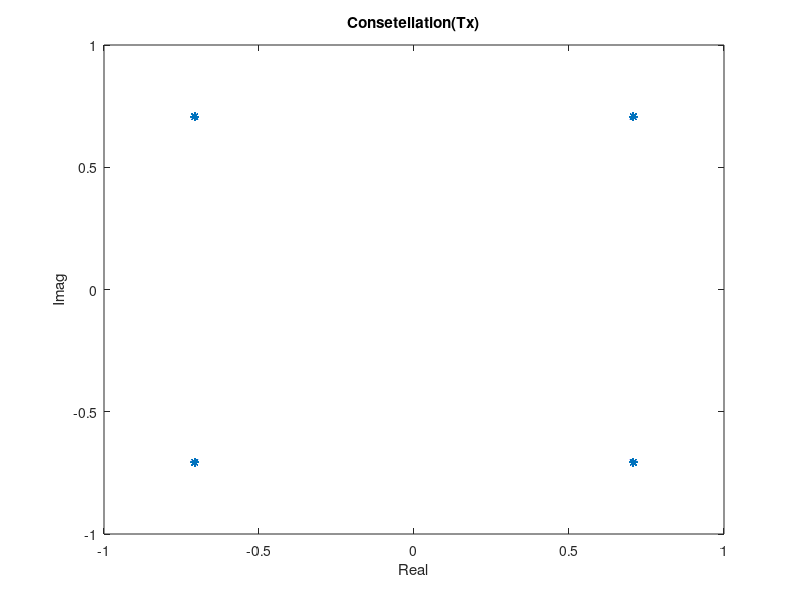
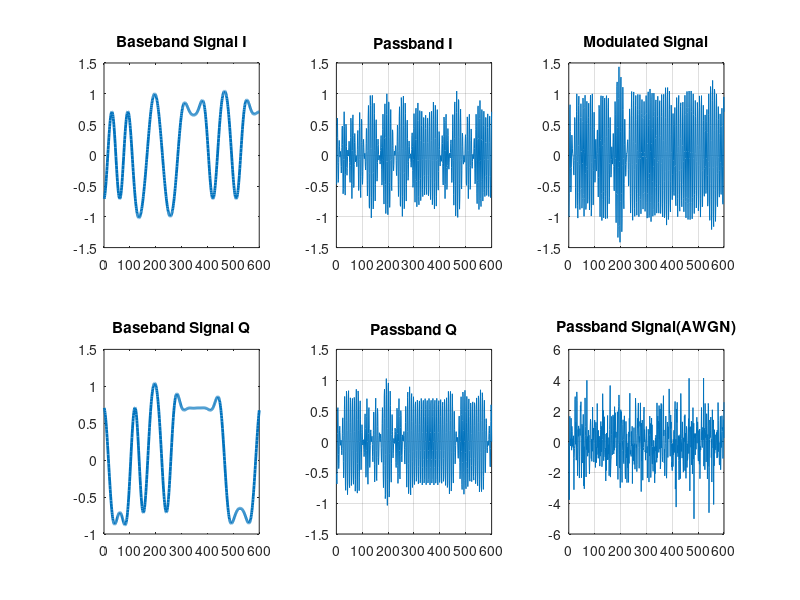

Recreate these plots in MATLAB, in order.
%%%%%%%%%%%%%%%%%%%%%
%%%%% Set up %%%%%%%%
%%%%%%%%%%%%%%%%%%%%%
fs = 15000;                                              % sampling frequency
fc = 2000;
N = 432;                                                % number of bits
const = [(1 + 1i) (1 - 1i) (-1 -1i) (-1 + 1i)]/sqrt(2); % Constellation 1 - QPSK/4-QAM
M = length(const);                                      % Number of symbols in the constellation
bpsymb = log2(M);                                       % Number of bits per symbol
Rs = 500;                                               % Symbol rate [symb/s]
Ts = 1/Rs;                                              % Symbol time [s/symb]
fsfd = fs/Rs;                                           % Number of samples per symbol (choose fs such that fsfd is an integer) [samples/symb]

%%%%%%%%%%%%%%%%%%%%%%
%%%%%%% Transmitter%%%
%%%%%%%%%%%%%%%%%%%%%%%

%%% bits to symbol
bits = randsrc(1,N,[0 1]);                              % Information bits(generate 432 bits)
m_buffer = buffer(bits, bpsymb)';                       % Group bits into bits per symbol
m = bi2de(m_buffer, 'left-msb')'+1;                     % Bits to symbol index
x = const(m);                                           % Look up symbols using the indices
x_i = real(x);
x_q = imag(x);
% Plot
figure(1);
plot (x_i, x_q,' *');
xlabel ('Real');
ylabel ('Imag' );
title('Consetellation(Tx)')
%x = awgn(x,15);                                          % add artificial noise

%%% RC Pulse
span = 6;                                               % Set span = 6
t_vec = -span*Ts: 1/fs :span*Ts;                        % create time vector for one sinc pulse
alpha = 0.5;
pulse = (sin(pi*t_vec/Ts)./(pi*t_vec/Ts)) .* (cos(pi*alpha*t_vec/Ts)./(1-(2*alpha*t_vec/Ts).^2));

% 处理 t_vec = 0 的情况（避免 0 除错误）
pulse(t_vec == 0) = 1;  % 解决 sin(0)/0 的问题
pulse(abs(2*alpha*t_vec/Ts) == 1) = (alpha/2) * sin(pi/(2*alpha));  % 处理分母为0的点

x_i_upsample = upsample(x_i, fsfd);   
x_q_upsample = upsample(x_q, fsfd);   
Sig_I = conv(x_i_upsample,pulse, 'same');
Sig_Q = conv(x_q_upsample,pulse, 'same');

% plot
figure(2);
subplot(2,3,1);plot(Sig_I(1:fsfd*20),'LineWidth',2);title(['Baseband Signal I']);
subplot(2,3,4); plot(Sig_Q(1:fsfd*20),'LineWidth',2);title(['Baseband Signal Q']);

%%% modulate
t = (1 : length(Sig_Q)) / fs;
carrier1 = cos(2 * pi * fc * t);    % 同相载波
carrier2 = sin(2 * pi * fc * t);    % 正交载波
Pass_Sig_I = Sig_I .* carrier1;
Pass_Sig_Q = Sig_Q .* -carrier2;
Sig_qpsk = Pass_Sig_I+Pass_Sig_Q;
subplot(2,3,2); plot(Pass_Sig_I(1:fsfd*20));grid on; title(['Passband I'])
subplot(2,3,5); plot(Pass_Sig_Q(1:fsfd*20));grid on; title(['Passband Q'])
subplot(2,3,3); plot(Sig_qpsk(1:fsfd*20));grid on; title(['Modulated Signal'])

%%% AWGN channel
EbN0 = 12;
snr = EbN0 - 10 * log10(0.5 * fsfd) - 10 * log10(M);
Sig_passband = awgn(Sig_qpsk, snr, 'measured');
subplot(2,3,6);plot(Sig_passband(1:fsfd*20));grid on; title(['Passband Signal(AWGN)'])


%%%%%%%%%%%%%%%%%%%%%%
%%%%%%% Receiver%%%%%%
%%%%%%%%%%%%%%%%%%%%%%%


